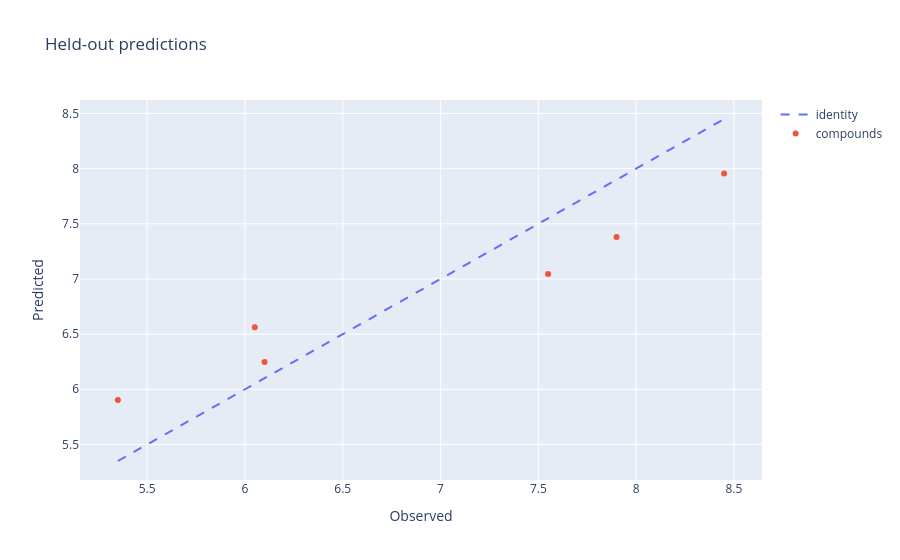

The cell this chart's notebook holds for it:
### Markdown cell above
## The report

Everything above, assembled into the document a reviewer reads.

### Code cell
from qsarkit.model_selection import RandomSplitter
from qsarkit.metrics import qsar_regression_report
from qsarkit.reporting import (
    QSARReport, plot_predicted_vs_observed, plot_residuals)

train, test = next(RandomSplitter(test_size=0.25, random_state=0).split(X, Y))
final = QSARRegressor("rf", random_state=0).fit(X[train], Y[train])
predictions = final.predict(X[test])

figure = plot_predicted_vs_observed(Y[test], predictions,
                                    title="Held-out predictions")
figure

### Figure 1 — Plotly figure (JSON) as saved in the notebook; plotly's stock layout.template omitted (floating-point values rounded to 4 significant figures)
{"data": [{"line": {"dash": "dash"}, "mode": "lines", "name": "identity", "type": "scatter", "x": [5.35, 8.45], "y": [5.35, 8.45]}, {"hovertemplate": "observed %{x:.3f}<br>predicted %{y:.3f}<extra></extra>", "mode": "markers", "name": "compounds", "type": "scatter", "x": [5.35, 6.1, 6.05, 7.55, 8.45, 7.9], "y": [5.902, 6.247, 6.563, 7.046, 7.956, 7.381]}], "layout": {"title": {"text": "Held-out predictions"}, "xaxis": {"title": {"text": "Observed"}}, "yaxis": {"title": {"text": "Predicted"}}}}
